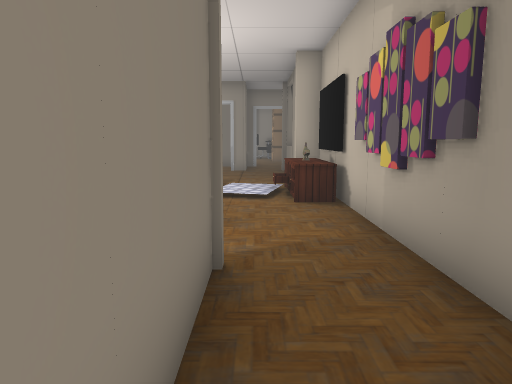
[1] (above)

24 first-person views from a walk through a Unity game level. The camera is 1.3 m above the floor, tilts 8° down and sees 70° across. The floor is counted in squares, 1 m on a side. Each view is taken from the middle of a square. On the plan, view 1 faces up. The plan holds only what a view shows up to about 15 squares ahead; the rest is blank. The place goes on beyond the plan. The player is left out. Door leaves are left out, so doorways stand open. Some surface patterns are stand-ins.

[2]
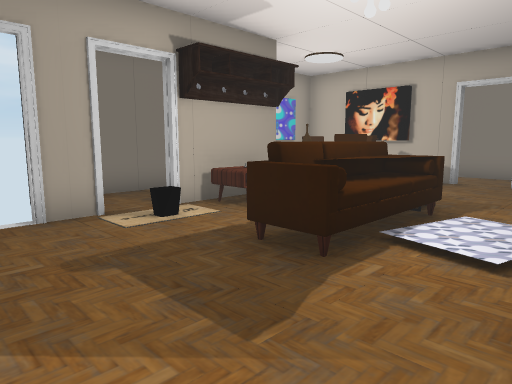

[3]
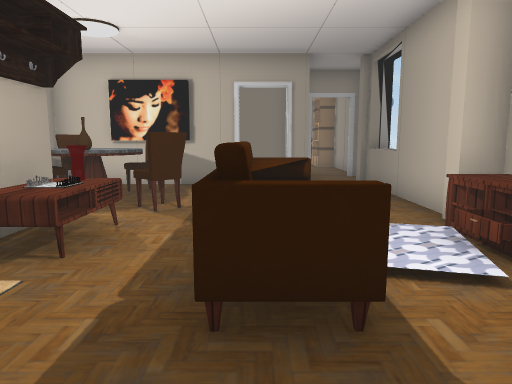

[4]
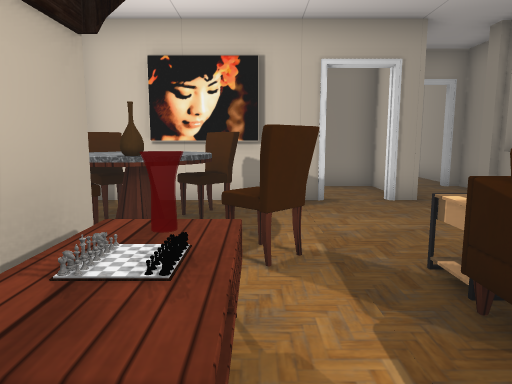

[5]
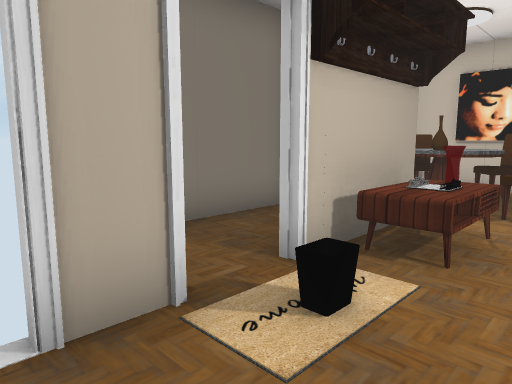

[6]
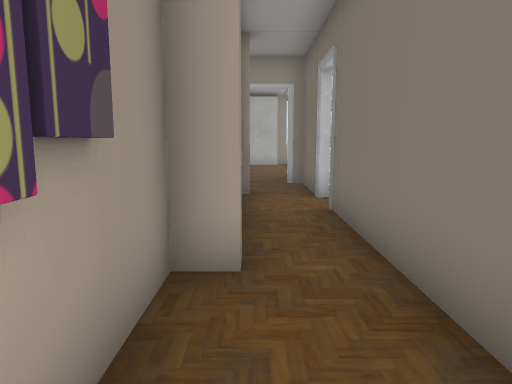

[7]
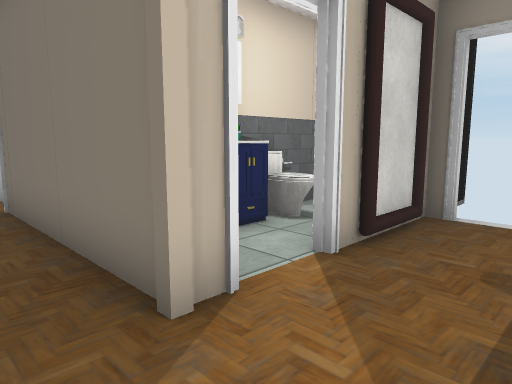

[8]
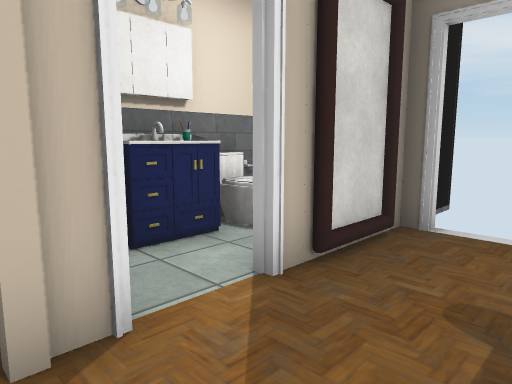

[9]
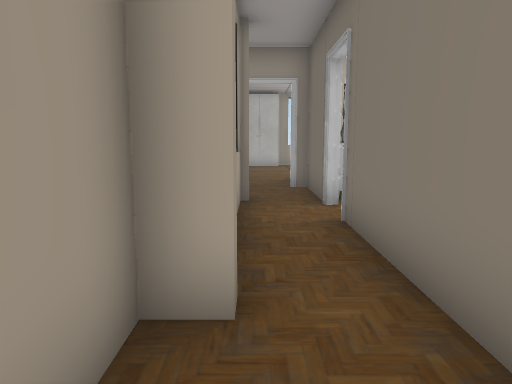

[10]
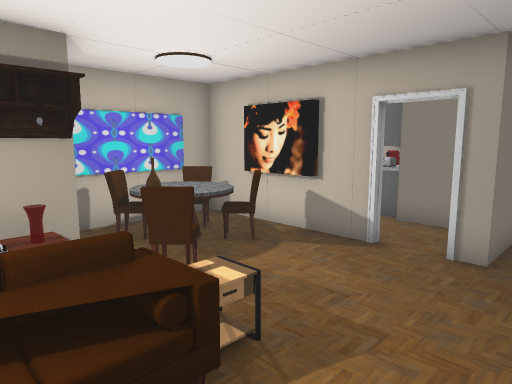

[11]
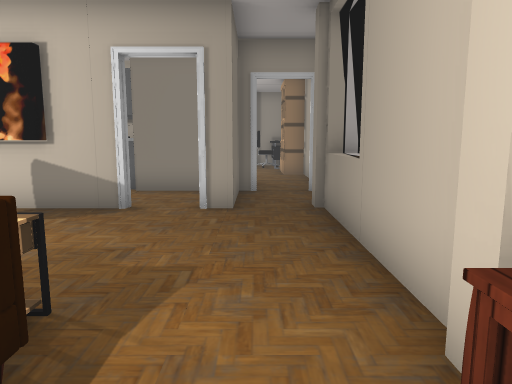

[12]
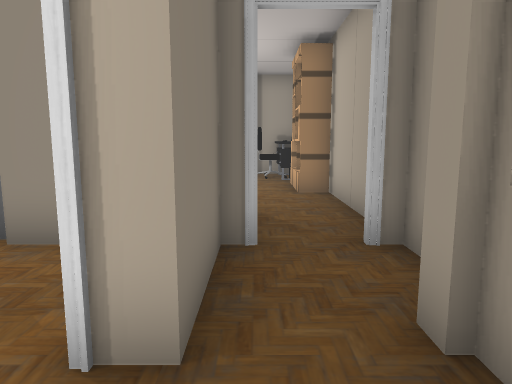

[13]
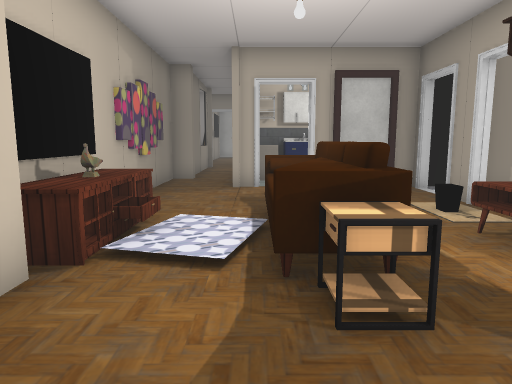

[14]
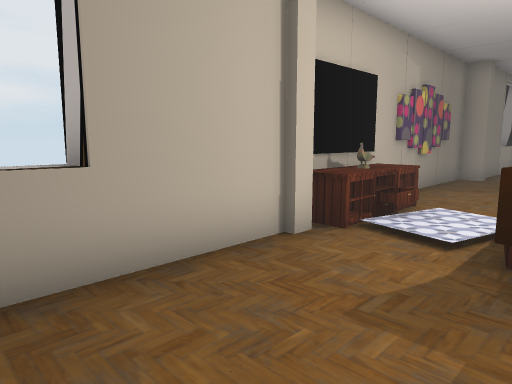

[15]
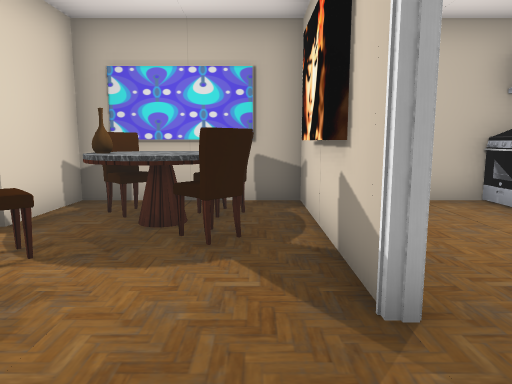

[16]
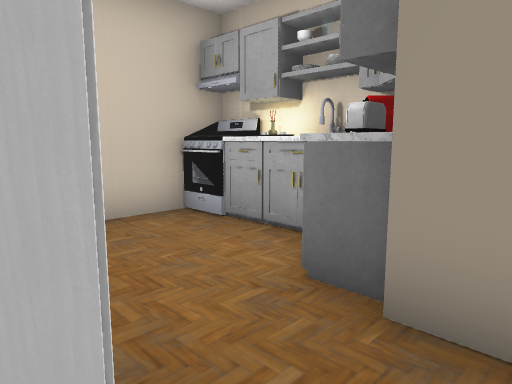

[17]
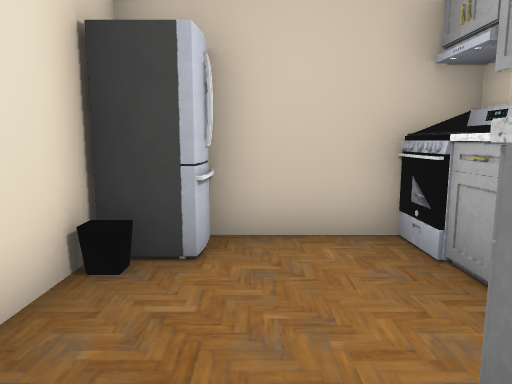

[18]
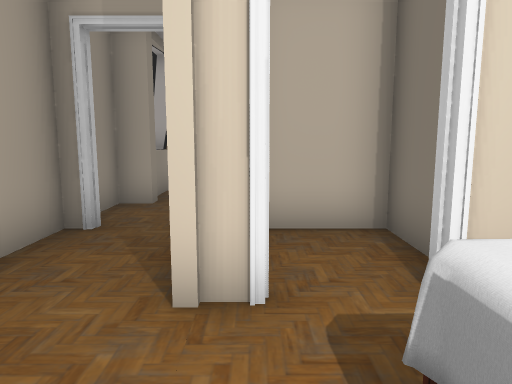

[19]
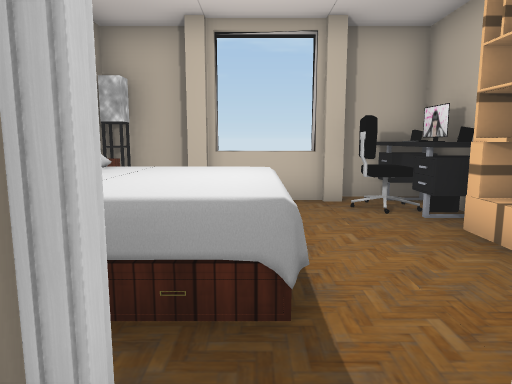

[20]
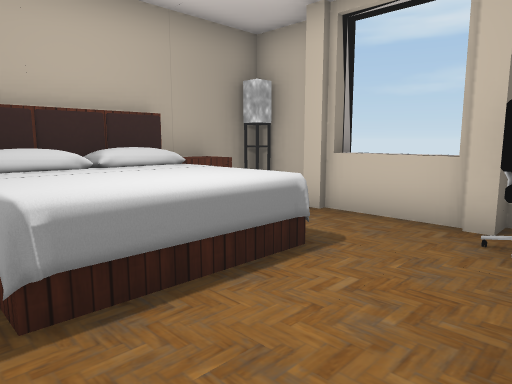

[21]
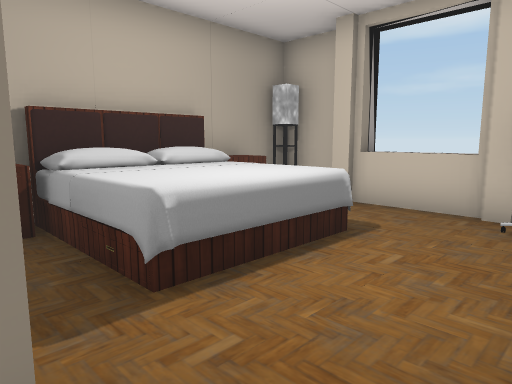

[22]
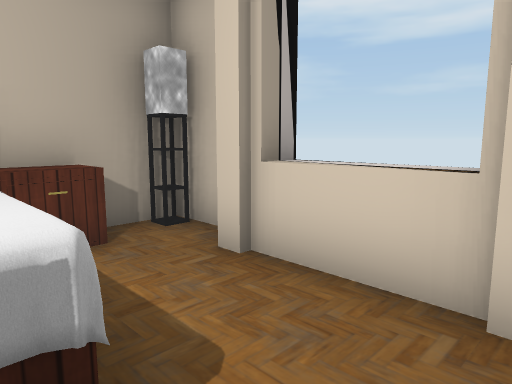

[23]
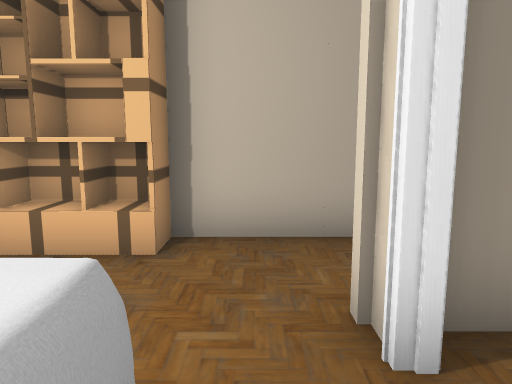

[24]
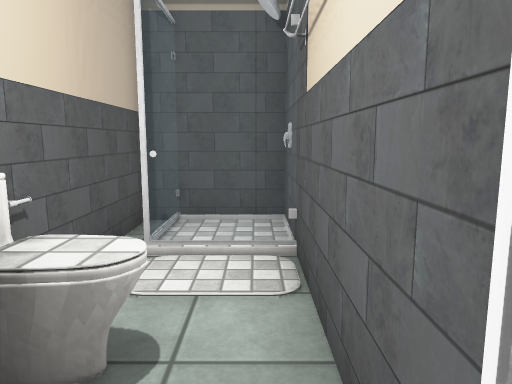

### Floor plan
Ten units are one square. View 1 is at (0, 0); x grows to the right and y downward. Boxes are objects, and circles mark ways between rooms. Rooms are numbered by the first view taken in them; rooms with no view inside come last. Other rooms are left out.
<svg viewBox="-84 -300 114 360">
<path fill="none" stroke="#000" d="M-4 -37 -4 19M19 -15 19 -45M13 30 13 -4M13 -114 13 -155M12 -137 20 -137M-24 -160 -79 -160 -79 -112 -54 -112 -54 -80M-54 -68 -54 -55M19 -165 19 -185M-11 -37 -4 -37M-32 -37 -24 -37M19 -45 19 -104M1 -185 -4 -185 -4 -160 -11 -160M-6 -174 -6 -185 -32 -185M-6 -279 -6 -286M-5 -280 -25 -280M-35 -285 -54 -285 -54 -258M-11 -212 -5 -212M-31 -212 -24 -212M19 -265 19 -285 4 -285M-48 -284 -48 -280 -54 -280M19 -187 19 -234M-29 -201 -29 -187 -11 -187M-6 -202 -6 -207M-60 -12 -11 -12M-25 -35 -59 -35M-61 -35 -61 -17M-54 -42 -54 -36M-71 -162 -55 -162M-50 -200 -65 -200M-59 -204 -59 -199M-46 -210 -69 -210M-79 -209 -79 -172M-79 -106 -79 -76M-59 -35 -79 -35 -79 -12 -60 -12"/>
<rect x="-15" y="-25" width="10" height="10" fill="#bbb"><title>other object</title></rect>
<rect x="-5" y="-45" width="10" height="10" fill="#bbb"><title>other object</title></rect>
<rect x="5" y="-15" width="10" height="10" fill="#bbb"><title>other object</title></rect>
<rect x="15" y="-15" width="10" height="10" fill="#bbb"><title>other object</title></rect>
<rect x="-75" y="-135" width="20" height="20" fill="#bbb"><title>other object</title></rect>
<rect x="-75" y="-155" width="20" height="20" fill="#bbb"><title>other object</title></rect>
<rect x="-65" y="-135" width="10" height="10" fill="#bbb"><title>other object</title></rect>
<rect x="-65" y="-145" width="20" height="20" fill="#bbb"><title>other object</title></rect>
<rect x="-55" y="-115" width="20" height="30" fill="#bbb"><title>other object</title></rect>
<rect x="-55" y="-155" width="20" height="20" fill="#bbb"><title>other object</title></rect>
<rect x="-45" y="-125" width="20" height="10" fill="#bbb"><title>other object</title></rect>
<rect x="-25" y="-105" width="10" height="40" fill="#bbb"><title>other object</title></rect>
<rect x="-25" y="-125" width="10" height="20" fill="#bbb"><title>other object</title></rect>
<rect x="-15" y="-105" width="10" height="30" fill="#bbb"><title>other object</title></rect>
<rect x="-5" y="-165" width="10" height="10" fill="#bbb"><title>other object</title></rect>
<rect x="5" y="-105" width="10" height="10" fill="#bbb"><title>other object</title></rect>
<rect x="5" y="-115" width="10" height="10" fill="#bbb"><title>other object</title></rect>
<rect x="5" y="-165" width="10" height="10" fill="#bbb"><title>other object</title></rect>
<rect x="15" y="-95" width="10" height="10" fill="#bbb"><title>other object</title></rect>
<rect x="15" y="-115" width="10" height="10" fill="#bbb"><title>other object</title></rect>
<rect x="15" y="-165" width="10" height="10" fill="#bbb"><title>other object</title></rect>
<rect x="-55" y="-225" width="10" height="10" fill="#bbb"><title>other object</title></rect>
<rect x="-55" y="-265" width="40" height="40" fill="#bbb"><title>other object</title></rect>
<rect x="-55" y="-275" width="10" height="20" fill="#bbb"><title>other object</title></rect>
<rect x="-35" y="-285" width="10" height="10" fill="#bbb"><title>other object</title></rect>
<rect x="-5" y="-215" width="10" height="10" fill="#bbb"><title>other object</title></rect>
<rect x="-5" y="-285" width="20" height="30" fill="#bbb"><title>other object</title></rect>
<rect x="-5" y="-285" width="10" height="10" fill="#bbb"><title>other object</title></rect>
<rect x="-5" y="-295" width="10" height="10" fill="#bbb"><title>other object</title></rect>
<rect x="5" y="-255" width="10" height="30" fill="#bbb"><title>other object</title></rect>
<rect x="-45" y="-25" width="10" height="10" fill="#bbb"><title>other object</title></rect>
<rect x="-45" y="-45" width="10" height="10" fill="#bbb"><title>other object</title></rect>
<rect x="-35" y="-25" width="20" height="10" fill="#bbb"><title>other object</title></rect>
<rect x="-25" y="35" width="20" height="20" fill="#bbb"><title>other object</title></rect>
<rect x="-75" y="-175" width="10" height="10" fill="#bbb"><title>other object</title></rect>
<rect x="-75" y="-205" width="10" height="10" fill="#bbb"><title>other object</title></rect>
<rect x="-45" y="-195" width="10" height="10" fill="#bbb"><title>other object</title></rect>
<rect x="-75" y="-35" width="10" height="10" fill="#bbb"><title>other object</title></rect>
<circle cx="5" cy="-35" r="3" fill="#2a7"/>
<circle cx="-10" cy="25" r="3" fill="#2a7"/>
<circle cx="-20" cy="-160" r="3" fill="#2a7"/>
<circle cx="5" cy="-190" r="3" fill="#2a7"/>
<circle cx="-15" cy="-40" r="3" fill="#2a7"/>
<circle cx="-55" cy="-75" r="3" fill="#2a7"/>
<circle cx="-30" cy="-175" r="3" fill="#2a7"/>
<circle cx="-15" cy="-210" r="3" fill="#2a7"/>
<text x="0" y="-20">1</text>
<text x="-20" y="-110">2</text>
<text x="-30" y="-180">3</text>
<text x="-20" y="-250">4</text>
<text x="-20" y="-200">5</text>
<text x="-40" y="10">6</text>
<text x="-60" y="-180">7</text>
<text x="-70" y="-90">8</text>
<text x="-70" y="-30">9</text>
</svg>
Room 1 opens to room 2. Room 1 opens to room 6. Room 2 opens to room 3. Room 2 opens to room 4. Room 2 opens to room 6. Room 2 opens to room 8. Room 3 opens to room 7. Room 4 opens to room 5.

Where each view was taken, in squares from view 1:
view 1: 0 up, 0 right, facing up
view 2: 4 up, 1 right, facing up-left
view 3: 5 up, 2 left, facing up
view 4: 8 up, 4 left, facing up
view 5: 5 up, 3 left, facing up-left
view 6: 5 up, 1 right, facing down
view 7: 6 up, 1 right, facing down-left
view 8: 6 up, 0 right, facing down-left
view 9: 4 up, 1 right, facing down
view 10: 9 up, 1 right, facing up-left
view 11: 9 up, 0 right, facing up
view 12: 14 up, 0 right, facing up
view 13: 14 up, 1 left, facing down
view 14: 15 up, 2 left, facing down-right
view 15: 15 up, 0 right, facing left
view 16: 16 up, 2 left, facing up-left
view 17: 18 up, 3 left, facing left
view 18: 24 up, 1 left, facing down
view 19: 20 up, 2 left, facing up
view 20: 22 up, 1 right, facing up-left
view 21: 21 up, 1 right, facing up-left
view 22: 25 up, 0 right, facing up-left
view 23: 22 up, 3 left, facing right
view 24: 3 up, 2 left, facing left
